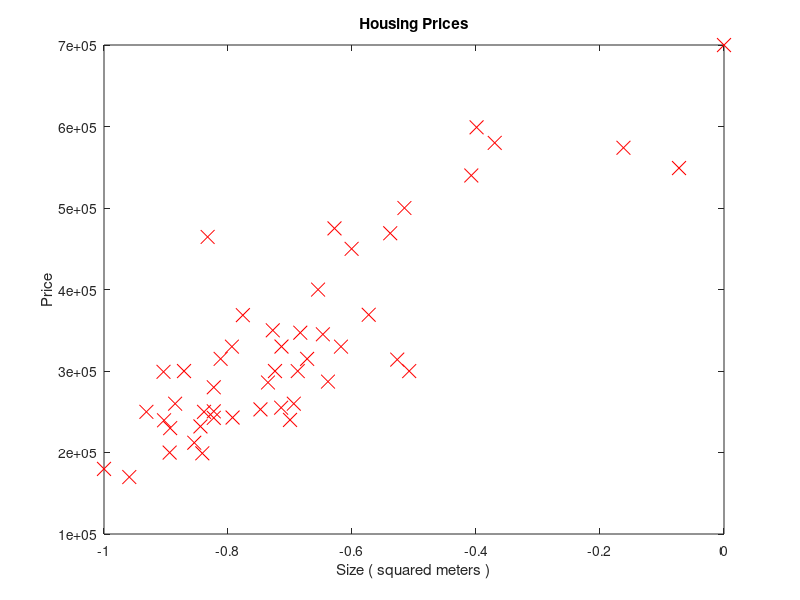

The MATLAB script that drew this image: (Note: this script raises an error after producing the figure.)
% Loading the dataset
dataSet = load('DataSet.txt');

% Storing the values in seperate vectors
x = dataSet(:, 1);
y = dataSet(:, 2);

% Do you want feature normalization?
normalization = true;

% Applying mean normalization to our dataset
if (normalization)
    maxX = max(x);
    minX = min(x);
    x = (x - maxX) / (maxX - minX);
end

% Adding a column of ones to the beginning of the 'x' matrix
x = [ones(length(x), 1) x];

% Plotting the dataset
figure;
plot(x(:, 2), y, 'rx', 'MarkerSize', 10);
xlabel('Size ( squared meters )');
ylabel('Price');
title('Housing Prices');
%pause();
% Running gradient descent on the data
% 'x' is our input matrix
% 'y' is our output vector
% 'parameters' is a matrix containing our initial theta and slope
parameters = [0; 0];
learningRate = 0.1;
repetition = 2000;
[parameters, costHistory] = gradient(x, y, parameters, learningRate, repetition);

% Plotting our final hypothesis
figure;
plot(min(x(:, 2)):max(x(:, 2)), parameters(1) + parameters(2) * (min(x(:, 2)):max(x(:, 2))));
hold on;

% Plotting the dataset on the same figure
plot(x(:, 2), y, 'rx', 'MarkerSize', 10);
%pause();
% Plotting our cost function on a different figure to see how we did
figure;
plot(costHistory, 1:repetition);
%pause();
% Finally predicting the output of the provided input
input = 1500;
input1=1500;
if (normalization)
    input = (input - maxX) / (maxX - minX);
end
output = parameters(1) + parameters(2) * input;
disp(output);

fprintf('The estimated price for the given house size %d is %f',input1,(output));